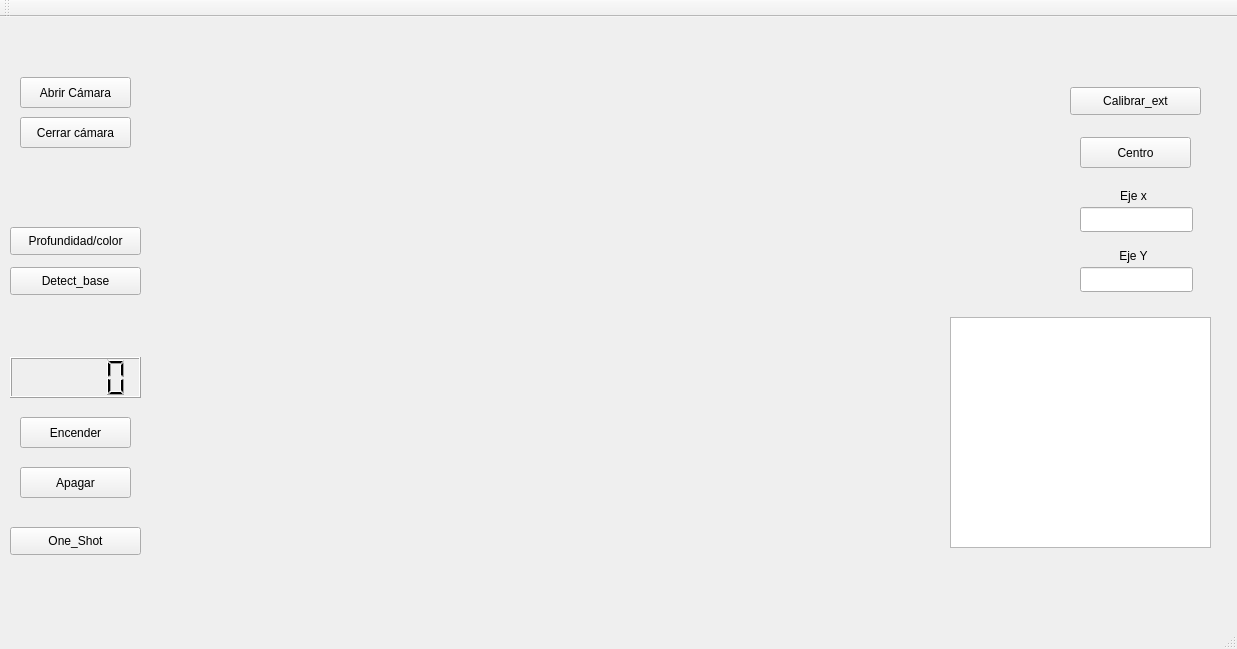
<?xml version="1.0" encoding="UTF-8"?>
<ui version="4.0">
 <class>MainWindow</class>
 <widget class="QMainWindow" name="MainWindow">
  <property name="geometry">
   <rect>
    <x>0</x>
    <y>0</y>
    <width>1237</width>
    <height>649</height>
   </rect>
  </property>
  <property name="windowTitle">
   <string>QtWidgetsApplication1</string>
  </property>
  <widget class="QWidget" name="centralWidget">
   <widget class="QTextEdit" name="textEdit">
    <property name="geometry">
     <rect>
      <x>950</x>
      <y>300</y>
      <width>261</width>
      <height>231</height>
     </rect>
    </property>
   </widget>
   <widget class="QLabel" name="camera">
    <property name="geometry">
     <rect>
      <x>190</x>
      <y>60</y>
      <width>721</width>
      <height>461</height>
     </rect>
    </property>
    <property name="text">
     <string/>
    </property>
   </widget>
   <widget class="QPushButton" name="pushButton_close_cam">
    <property name="geometry">
     <rect>
      <x>20</x>
      <y>100</y>
      <width>111</width>
      <height>31</height>
     </rect>
    </property>
    <property name="text">
     <string>Cerrar cámara</string>
    </property>
   </widget>
   <widget class="QPushButton" name="pushButton_open_cam">
    <property name="geometry">
     <rect>
      <x>20</x>
      <y>60</y>
      <width>111</width>
      <height>31</height>
     </rect>
    </property>
    <property name="text">
     <string>Abrir Cámara</string>
    </property>
   </widget>
   <widget class="QPushButton" name="pushButton_depht_color">
    <property name="geometry">
     <rect>
      <x>10</x>
      <y>210</y>
      <width>131</width>
      <height>28</height>
     </rect>
    </property>
    <property name="text">
     <string>Profundidad/color</string>
    </property>
   </widget>
   <widget class="QPushButton" name="pushButton_calibrar_ext">
    <property name="geometry">
     <rect>
      <x>1070</x>
      <y>70</y>
      <width>131</width>
      <height>28</height>
     </rect>
    </property>
    <property name="text">
     <string>Calibrar_ext</string>
    </property>
   </widget>
   <widget class="QLCDNumber" name="lcdNumber">
    <property name="geometry">
     <rect>
      <x>10</x>
      <y>340</y>
      <width>131</width>
      <height>41</height>
     </rect>
    </property>
   </widget>
   <widget class="QPushButton" name="pushButton_plataforma_on">
    <property name="geometry">
     <rect>
      <x>20</x>
      <y>400</y>
      <width>111</width>
      <height>31</height>
     </rect>
    </property>
    <property name="text">
     <string>Encender</string>
    </property>
   </widget>
   <widget class="QPushButton" name="pushButton_plataforma_off">
    <property name="geometry">
     <rect>
      <x>20</x>
      <y>450</y>
      <width>111</width>
      <height>31</height>
     </rect>
    </property>
    <property name="text">
     <string>Apagar</string>
    </property>
   </widget>
   <widget class="QPushButton" name="pushButton_one_shot">
    <property name="geometry">
     <rect>
      <x>10</x>
      <y>510</y>
      <width>131</width>
      <height>28</height>
     </rect>
    </property>
    <property name="text">
     <string>One_Shot</string>
    </property>
   </widget>
   <widget class="QPushButton" name="pushButton_detect_base">
    <property name="geometry">
     <rect>
      <x>10</x>
      <y>250</y>
      <width>131</width>
      <height>28</height>
     </rect>
    </property>
    <property name="text">
     <string>Detect_base</string>
    </property>
   </widget>
   <widget class="QPushButton" name="pushButton_centro">
    <property name="geometry">
     <rect>
      <x>1080</x>
      <y>120</y>
      <width>111</width>
      <height>31</height>
     </rect>
    </property>
    <property name="text">
     <string>Centro</string>
    </property>
   </widget>
   <widget class="QLineEdit" name="eje_y">
    <property name="geometry">
     <rect>
      <x>1080</x>
      <y>250</y>
      <width>113</width>
      <height>25</height>
     </rect>
    </property>
   </widget>
   <widget class="QLabel" name="label_5">
    <property name="geometry">
     <rect>
      <x>1100</x>
      <y>170</y>
      <width>67</width>
      <height>17</height>
     </rect>
    </property>
    <property name="text">
     <string>Eje x</string>
    </property>
    <property name="alignment">
     <set>Qt::AlignCenter</set>
    </property>
   </widget>
   <widget class="QLabel" name="label_6">
    <property name="geometry">
     <rect>
      <x>1100</x>
      <y>230</y>
      <width>67</width>
      <height>17</height>
     </rect>
    </property>
    <property name="text">
     <string>Eje Y</string>
    </property>
    <property name="alignment">
     <set>Qt::AlignCenter</set>
    </property>
   </widget>
   <widget class="QLineEdit" name="eje_x">
    <property name="geometry">
     <rect>
      <x>1080</x>
      <y>190</y>
      <width>113</width>
      <height>25</height>
     </rect>
    </property>
   </widget>
  </widget>
  <widget class="QToolBar" name="mainToolBar">
   <attribute name="toolBarArea">
    <enum>TopToolBarArea</enum>
   </attribute>
   <attribute name="toolBarBreak">
    <bool>false</bool>
   </attribute>
  </widget>
  <widget class="QStatusBar" name="statusBar"/>
  <widget class="QMenuBar" name="menuBar">
   <property name="geometry">
    <rect>
     <x>0</x>
     <y>0</y>
     <width>1237</width>
     <height>22</height>
    </rect>
   </property>
  </widget>
 </widget>
 <layoutdefault spacing="6" margin="11"/>
 <resources/>
 <connections/>
</ui>
